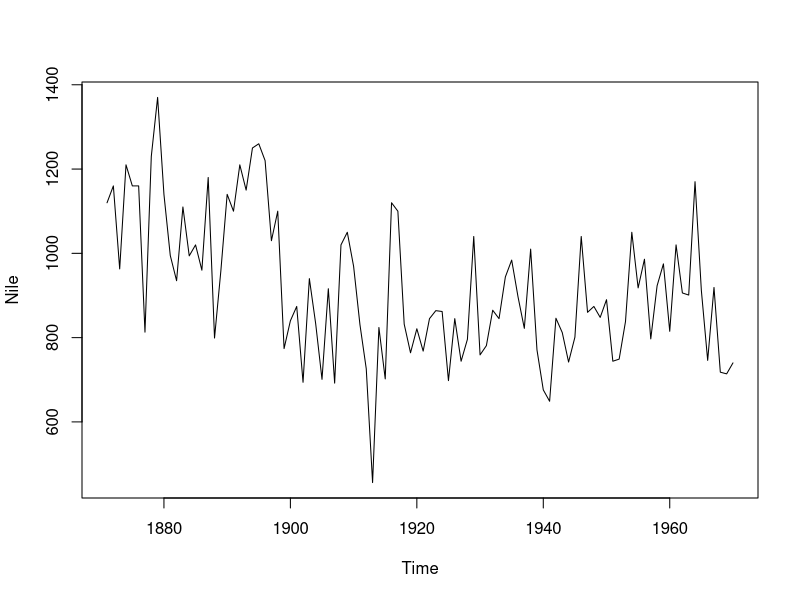
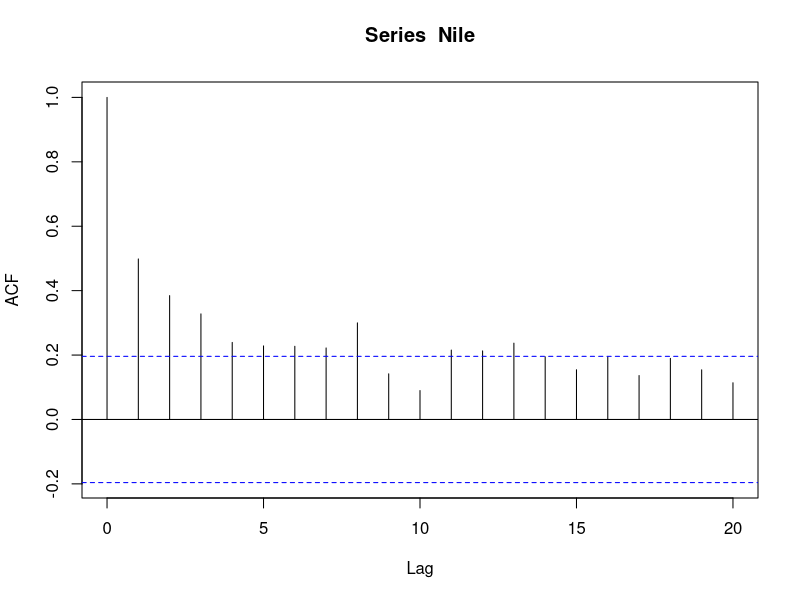
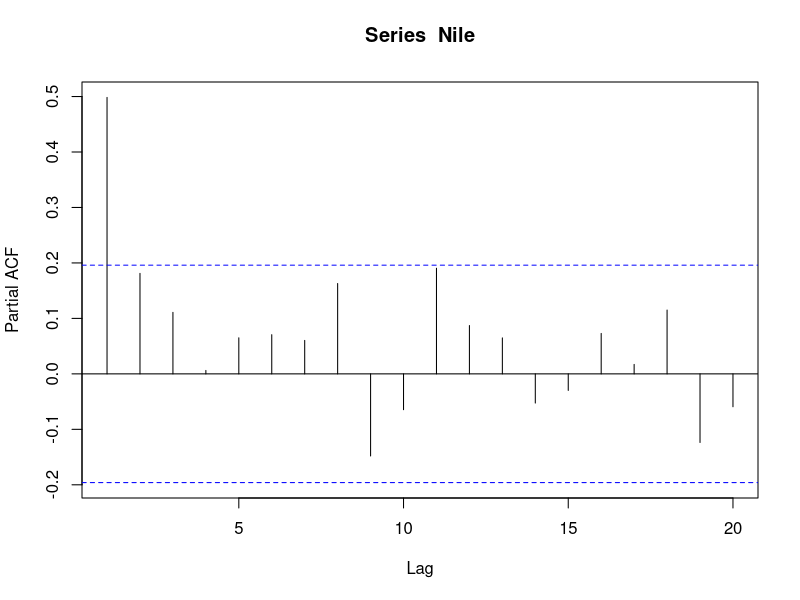
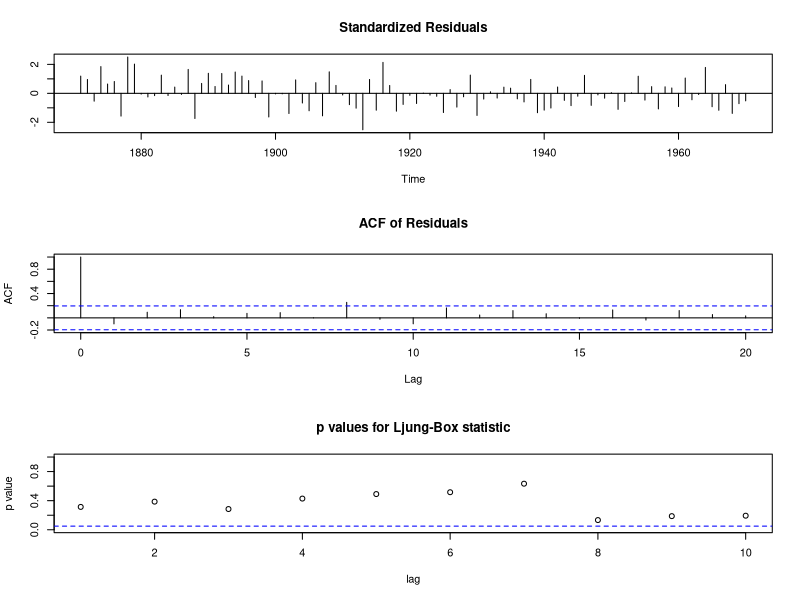

R code for these plots, in order:
## ---- chunk 1
data(Nile)
ts.plot(Nile)
acf(Nile)
pacf(Nile)
#Looks like an AR(1). 
#There is one spike in PACF like AR(1) and the ACF is 
#decaying like AR(1) with some blips because it is a sample. 

#It's hard to say what the parameter should be since the decay 
#is supposed to be lamba^|h|, which it does not match precisely, 
#but a guess might be .45

## ---- chunk 2
fit <- arima(Nile, order = c(1,0,0))
tsdiag( fit )
#standardized residuals look like white noise.the ACF 
#of residuals looks like the ACF of  white noise and 
#p values are all above blue line, with almost half above 0.5.
## ---- chunk 3
#Question 2
#To quote the text: "In general if we fit an 
#ARMA(p, q) model and the residuals look like an 
#ARMA(p', q ') model, then the next model we should
#fit is an ARMA(p + p', q + q') model. 

#Thus, since we tried to fit an ARMA(0,1) model 
#and the residuals looks like an ARMA(1,0), 
#then we should try to fit an ARMA(0 +1,1+0)
#i.e ARMA(1,1) model.

#Question 3: Since the expectation 
#of Y_t is beta_0 + beta_1*E(t) + 0, 
#the expectation i.e. the mean, is not constant, 
#since it is a function of time.

# W_t is Y_t -Y_(t-1)-beta_1 which by algebra is 
#beta_0 +beta_1*t + Z_t +0.6*Z_(t-1) -beta_0 -beta_1*(t-1) - Z_(t-1) -0.6*Z_(t-2) -beta_1 which equals 
# beta_1*t +Z_t -0.4*Z_(t-1)-0.6*Z_(t-2) - beta_1
#So Z_t -0.4 *Z_(t-1) -0.6*Z_(t-2)= beta_1 -beta_1*t
# The left side is an MA(2) (The right side we can rename as X_t = beta_1 -beta_1 *t and 
#then this becomes an ARIMA(0,0,2))

# To be invertible, the MA(2) must satisfy these conditions:
#1) -theta_1 -theta_2 < 1
#2)-theta_2 + theta_1 < 1
#3) |theta_2| < 1

# Plugging this in, we get:

# - (-0.4) -  (-0.6) = 1
# which is not less than 1. So, not invertible. 
